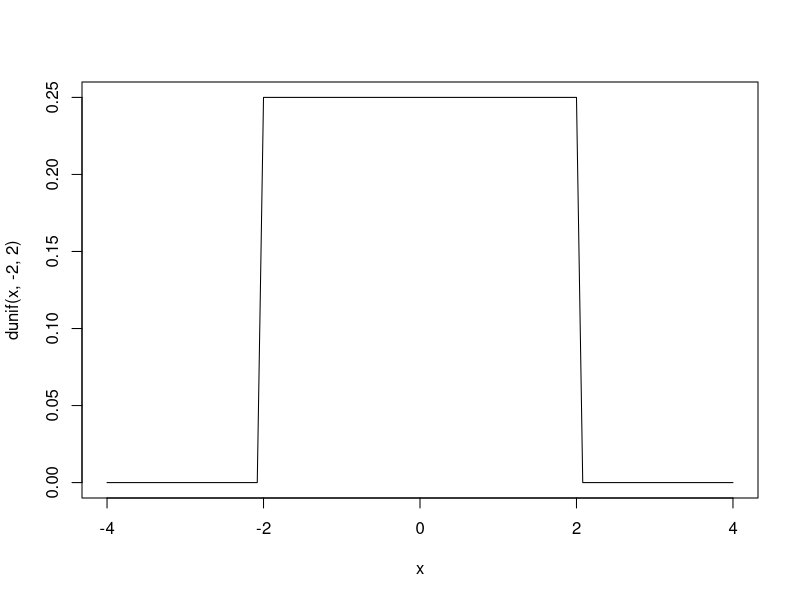
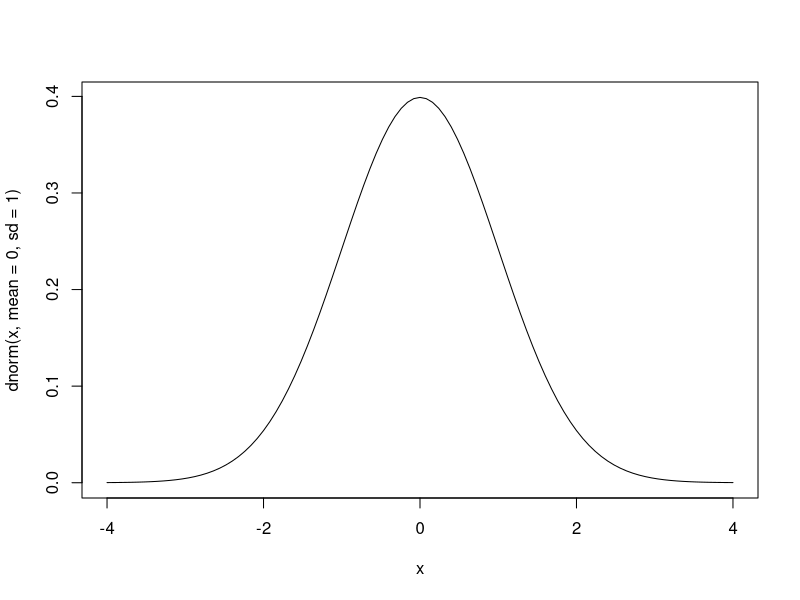
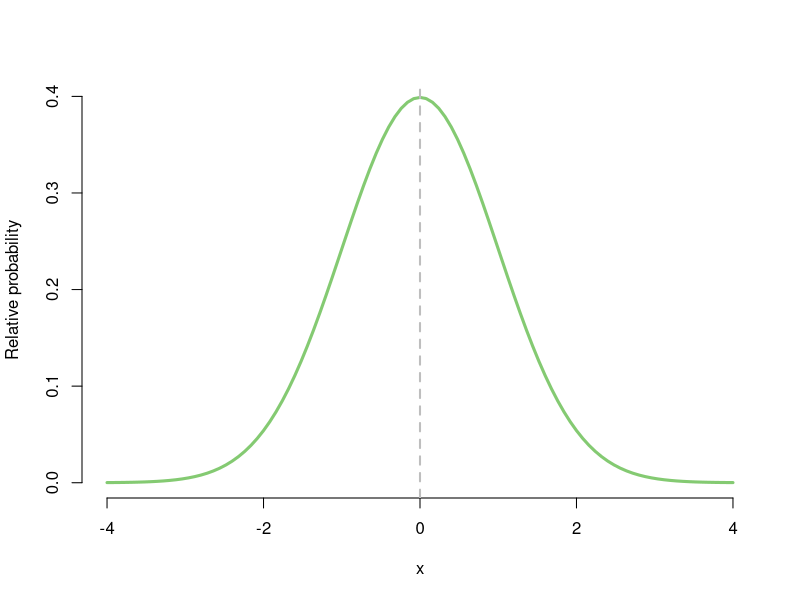
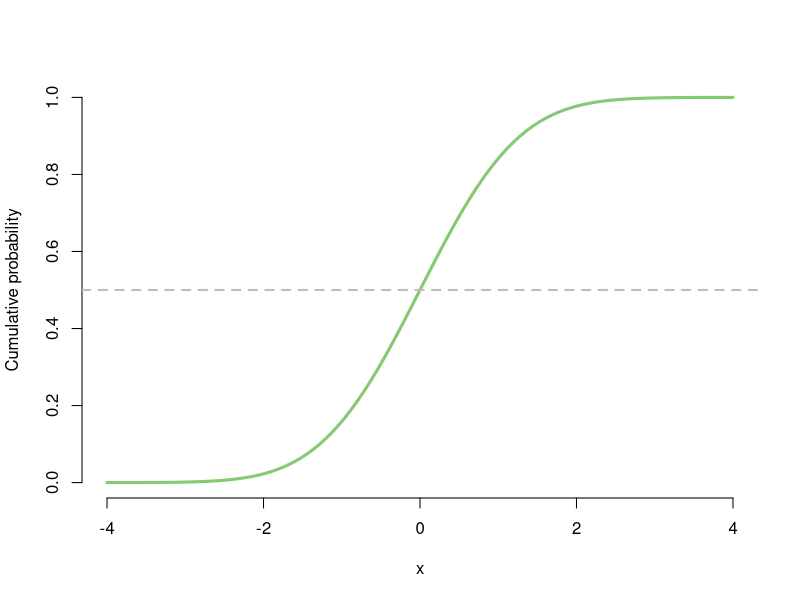
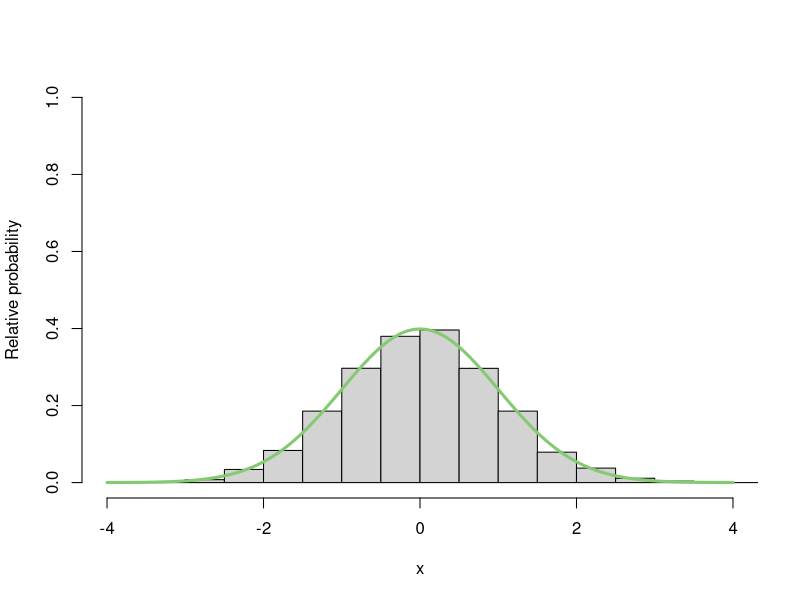

These figures' R source, in order:


dunif(1, -2, 2)
dunif(1.5, -2, 2)

curve( dunif(x, -2, 2), from = -4, to = 4 )


dnorm(2, mean = 0, sd = 1)
dnorm(0.2, mean = 0, sd = 1)

# density
curve( dnorm(x, mean = 0, sd = 1), from = -4, to = 4 )

# make it a bit fancier
curve( dnorm(x, mean = 0, sd = 1), from = -4, to = 4, bty="n", 
       lwd = 3, col = "#84CA72", ylab = "Relative probability")
abline(v = 0, lwd = 2, col = "grey", lty = 2)

# cumulative distribution function (% of values < than)
pnorm(0, mean = 0, sd = 1)
pnorm(1, mean = 0, sd = 1)

curve( pnorm(x, mean = 0, sd = 1), from = -4, to = 4, bty="n", 
       lwd = 3, col = "#84CA72", ylab = "Cumulative probability")
abline(h = 0.5, lwd = 2, col = "grey", lty = 2)

# quantile function (inverse of cumulative distribution)

pnorm(0, mean = 0, sd = 1)
qnorm(0.5, mean = 0, sd = 1)

qnorm(0.8413447, mean = 0, sd = 1) 

# generate random numbers
n = 10000
rnorm(n, mean = 0, sd = 1)
rn = rnorm(n, mean = 0, sd = 1)

hist(rn, prob = TRUE, ylim = c(0,1), xlim =c(-4, 4), xlab = "x", ylab = "Relative probability", main = "")
curve( dnorm(x, mean = 0, sd = 1), bty="n", ylim = c(0,1), 
       lwd = 3, col = "#84CA72", add = TRUE)

# reproduce your results
set.seed(123)

